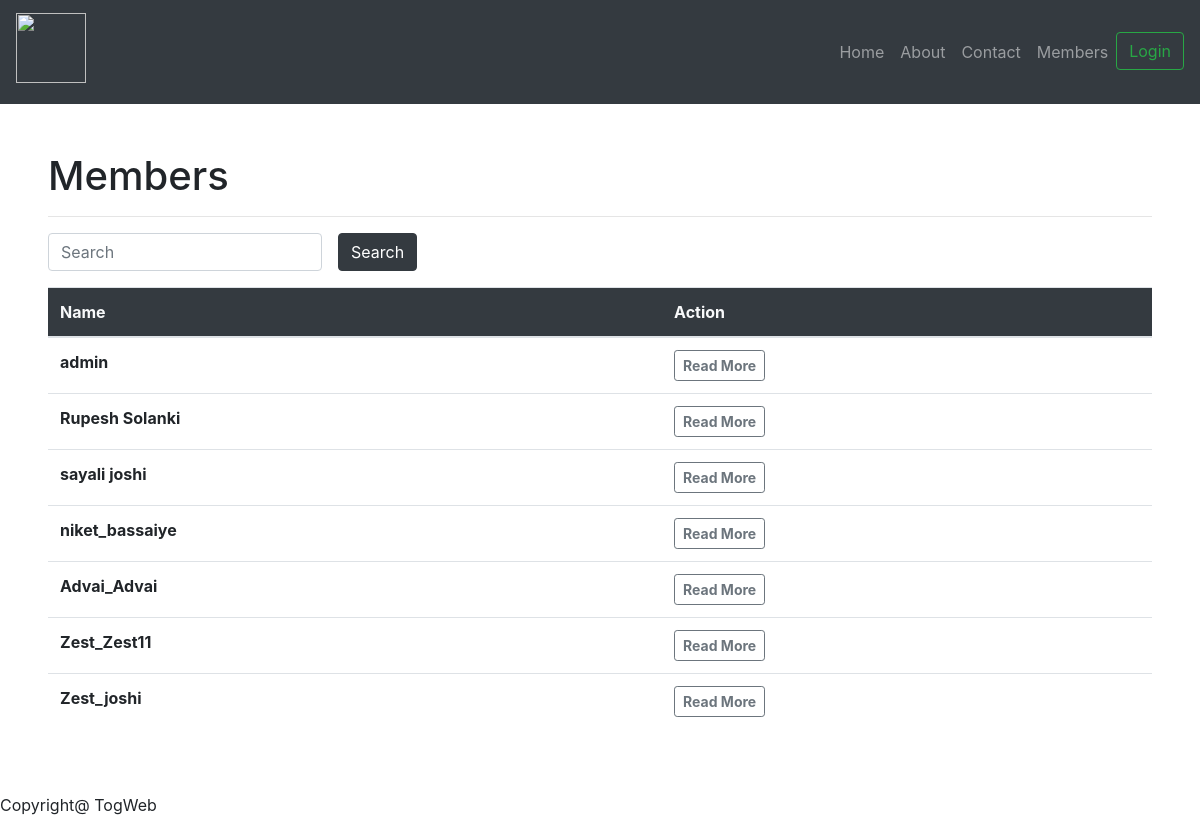
Before: /social/myprofile/ with the older database file.
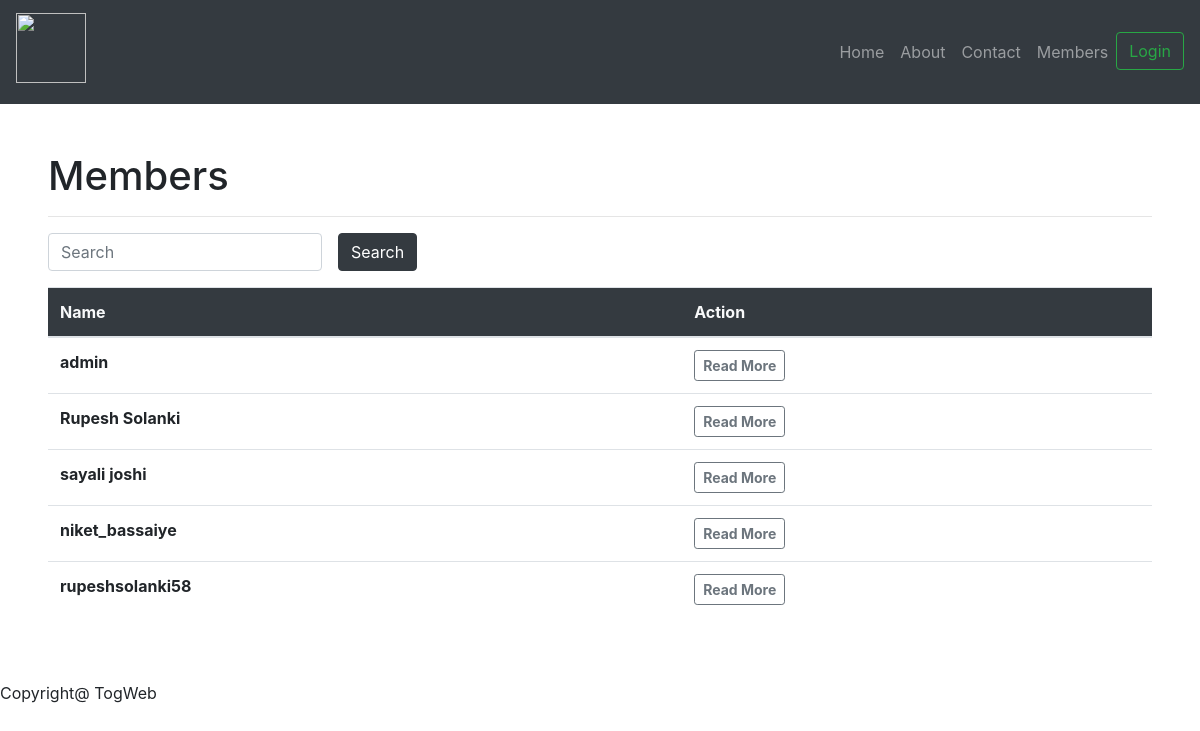
After: the same page with the newer database file.
### social/models.py (models this page shows, shortened)
class MyProfile(models.Model):
    name = models.CharField(max_length = 100)
    user = models.OneToOneField(to=User, on_delete=CASCADE)
    age = models.IntegerField(default=18, validators=[MinValueValidator(18)])
    address = models.TextField(null=True, blank=True)
    status = models.CharField(max_length=20, default="None", choices=(("single","single"), ("married","married"), ("commited","commited") ,("None","None")))
    gender = models.CharField(max_length=20, default="None", choices=(("male","male"), ("female","female") ,("None","None")))
    phone_no = models.CharField(validators=[RegexValidator("^0?[5-9]{1}\d{9}$")], max_length=15, null=True, blank=True)
    description = models.TextField(null=True, blank=True)
    pic=models.ImageField(upload_to = "images\\", null=True,blank=True)

### social/views.py (the view)
# urls.py: path('myprofile/', views.MyProfileListView.as_view()),
class MyProfileListView(ListView):
    model = MyProfile

### social/templates/social/myprofile_list.html (shortened to what this page needs)
{% extends 'base.html' %}
{% block content %}
<div class="p-5">
<h1>Members </h1>
<hr>
<form class="form-inline">
<input class="form-control mr-3" placeholder="Search" value="{{ request.GET.si }}" type="text" name="si" />
<input class="btn btn-dark mr-3" type="submit" value="Search" />
</form>
<table class="table my-3">
    <thead class="bg-dark text-light ">
        <tr>
            <th>Name</th>
            <th>Action</th>
        </tr>
    </thead>
{% for n1 in myprofile_list %}
        <tr>
            <td> <b> {{n1.name}}</b></td>
            <td>
            <a class="btn btn-outline-secondary btn-sm" href='/social/myprofile/{{n1.id}}'><b>Read More</b></a>
            </td>
        </tr>
{% endfor %}
</table>
</div>
{% endblock %}

### social/templates/base.html (shortened to what this page needs)
{% load static %}
<!DOCTYPE html>
<html xmlns="http://www.w3.org/1999/html">
<head>
<link href="/static/vender/bs/css/bootstrap.min.css" rel="stylesheet" />
<link href="/static/vender/fa/css/font-awesome.min.css" rel="stylesheet" />
<link rel="stylesheet" href="https://stackpath.bootstrapcdn.com/bootstrap/4.3.1/css/bootstrap.min.css">
</head>
<body>
<header>
	<div id="headfix">
<nav class="navbar navbar-expand-md navbar-dark bg-dark">
    <a class="navbar-brand" href="/social/home"><img src="{% static 'images/mit.png' %}" width="70" height="70"><h1> </h1> </a>
        <ul class="navbar-nav ml-auto mt-2 mt-lg-0">
            <li class="nav-item ">
                <a class="nav-link " href="/social/home">Home </a>
            </li>
            <li class="nav-item">
                <a class="nav-link" href="/social/about">About</a>
            </li>
            <li class="nav-item">
                <a class="nav-link" href="/social/contact">Contact</a>
            </li>
            <li class="nav-item">
                <a class="nav-link" href="/social/myprofile">Members</a>
            </li>
            {% if user.is_authenticated %}
            <li class="nav-item ">
                <a class="nav-link " href="/social/blog">Blog <span class="sr-only"></span></a>
            </li>
            <li class="nav-item">
                <a class="nav-link" href="/social/mypost">My Posts</a>
            </li>
            <!--- <li class="nav-item ">
                <a href="/accounts/logout" class="btn btn-outline-danger" role="button" aria-pressed="true">Logout</a>
            </li>--->
            {% else %}
            <li class="nav-item">
                <a href="/accounts/login" class="btn btn-outline-success" role="button" aria-pressed="true">Login</a>
            </li>
            {% endif %}
        </ul>
</nav>
	</div>
</header>
{% block content %}
{% endblock %}
<footer class="stick-bottom">
     Copyright@ TogWeb
</footer>
</body>
</html>

Changed rows visible on the page:
removed MyProfile: name "Advai_Advai"
removed MyProfile: name "Zest_Zest11"
removed MyProfile: name "Zest_joshi"
added MyProfile: name "rupeshsolanki58"
